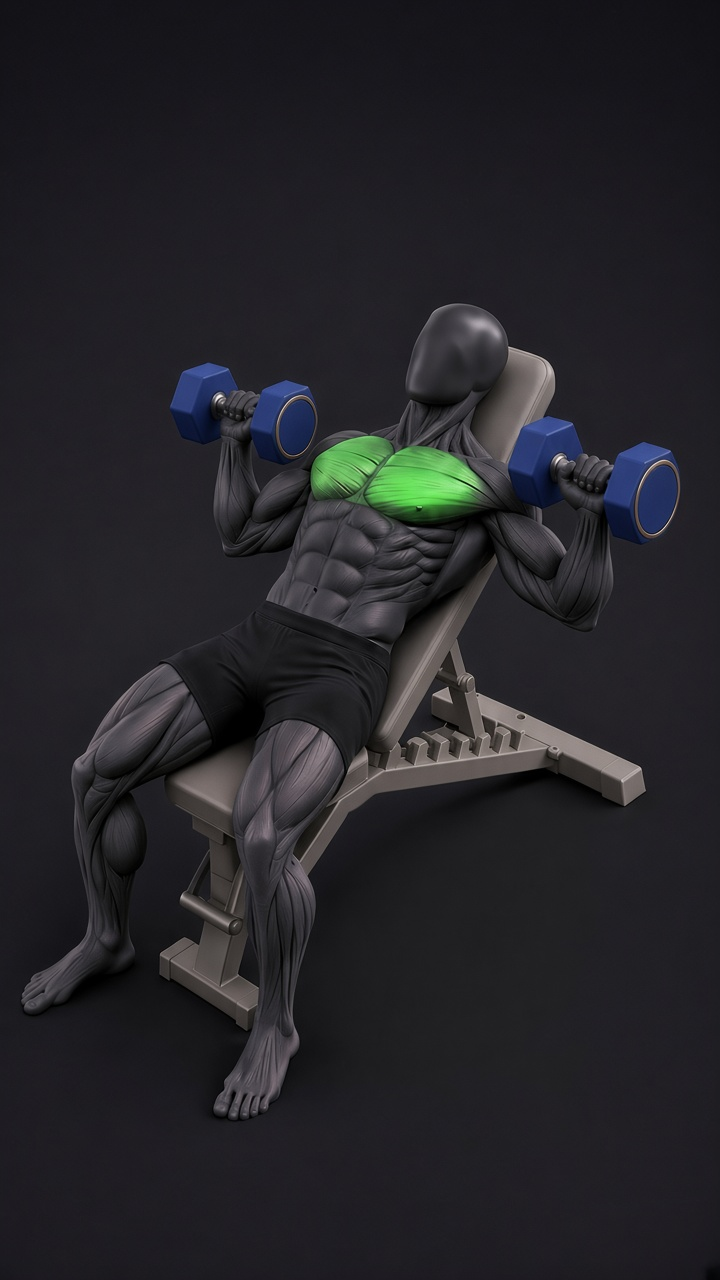
#> input picture inputs/day6_v5/day6_v5_right_start_gen_raw.jpg, 720 x 1280 px
$ python -i gymform_engine.py   (imports and definitions only)
#> lines starting #> are read from the running program, lines starting #| are printed output that depends on the picture
#!/usr/bin/env python3
"""
GymForm 3D — Universal Luxury Biomechanical Reels Engine (v24 Concept B Master)
Confirmed Master Architecture:
1. Concept B Lower-Left UI/UX ("Radial Arc Ring + Floating Pill"):
   - Eliminates rectangular box heaviness: pairs a 4x-supersampled 270° circular dial (`%` + target tag)
     on the left (`cx = 168, cy = 1285`) with a sleek floating rounded capsule (`x = 232..638, y = 1210..1360`).
   - Precision Anatomical Reticle (`◎`) on the active muscle head(s) / X-Ray joint connects via a fine leader line
     directly to the top of the circular dial.
2. Top-Right ONLY Status Emblem (`✕ / ✓` at `x = 912, y = 317`) + Top-Left 3-Torso Dock (`x = 84, y = 248`),
   matching `@demicstory`.
3. Zero Artificial Bottom-Left Darkening (`ll_dim` removed): studio floor & cable machine base look 100% natural.
4. Unmistakable Biomechanical Posture Comparison:
   - Step 1 (`✕`): 3D X-Ray Skeletal Scan (`gym_day1_wrong_i2v.mp4`) showing Humerus, Shoulder & Elbow joint overload.
   - Step 2 (`✕`): True shoulder-pivot forward arm rotation (`+24° ELBOW SWING`) + forward torso lean + red swing vector arrow.
   - Step 3 & 4 (`✓`): Upright posture + `0° LOCKED` vertical elbow alignment axis & green elbow lock ring.
5. Non-Overlapping English Coaching Voiceover (`gap >= 1.75s`).
"""

import asyncio
import math
import os
import shutil
import subprocess
import sys
import wave
from concurrent.futures import ProcessPoolExecutor

import cv2
import numpy as np
from PIL import Image, ImageDraw, ImageFont

W, H = 1080, 1920
FPS = 30
DURATION = 28.0
TOTAL_FRAMES = int(DURATION * FPS)

BASE_DIR = "/workspace/daily_info_reels"
OUT_DIR = os.path.join(BASE_DIR, "output")
TMP_DIR = "/workspace/frames_v24_day1"

CORRECT_I2V = os.path.join(OUT_DIR, "gym_day1_correct_i2v.mp4")
WRONG_I2V = os.path.join(OUT_DIR, "gym_day1_wrong_i2v.mp4")
CORRECT_JPG = os.path.join(OUT_DIR, "gym_day1_correct_plate.jpg")
WRONG_JPG = os.path.join(OUT_DIR, "gym_day1_wrong_plate.jpg")

OUT_MP4 = os.path.join(OUT_DIR, "demic_gym_day1.mp4")
OUT_PREVIEW = os.path.join(OUT_DIR, "day1_v24_qc_preview.jpg")
OUT_COMPARISON = os.path.join(OUT_DIR, "day1_v24_posture_and_anatomy_closeup.jpg")
OUT_HOOK = os.path.join(OUT_DIR, "day1_v24_step0_hook.jpg")
OUT_STEP1 = os.path.join(OUT_DIR, "day1_v24_step1_xray_joint.jpg")
OUT_STEP2 = os.path.join(OUT_DIR, "day1_v24_step2_wrong_muscle.jpg")
OUT_STEP3 = os.path.join(OUT_DIR, "day1_v24_step3_posture_key.jpg")
OUT_STEP4 = os.path.join(OUT_DIR, "day1_v24_step4_target_muscle.jpg")

BG_CHARCOAL = (14, 16, 20)
COL_RED = (255, 62, 50)
COL_GREEN = (24, 226, 105)


def load_font(size: int, bold: bool = True) -> ImageFont.FreeTypeFont:
#> called with size = 36, bold = True
    paths = (
        [
            "/usr/share/fonts/truetype/dejavu/DejaVuSans-Bold.ttf",
            "/usr/share/fonts/truetype/liberation/LiberationSans-Bold.ttf",
        ]
        if bold
        else [
            "/usr/share/fonts/truetype/dejavu/DejaVuSans.ttf",
            "/usr/share/fonts/truetype/liberation/LiberationSans-Regular.ttf",
        ]
    )
    for p in paths:
        if os.path.exists(p):
            return ImageFont.truetype(p, size)
#> further down, picture is the input picture: shape (1280, 720, 3); mean B, G, R 40.4, 36, 36.7
    return ImageFont.load_default()


FONT_DIAL_PCT = load_font(36, bold=True)
FONT_DIAL_TAG = load_font(14, bold=True)
FONT_PILL_KICKER = load_font(17, bold=True)
FONT_PILL_MAIN = load_font(36, bold=True)
FONT_PILL_SUB = load_font(18, bold=True)


def smoothstep(e0: float, e1: float, x: float) -> float:
    t = max(0.0, min(1.0, (x - e0) / max(1e-6, e1 - e0)))
    return t * t * (3.0 - 2.0 * t)


def place_in_studio_canvas_clean(
    mono_res: np.ndarray,
    extra_maps: dict[str, np.ndarray],
    scale: float = 0.84,
    x_shift: int = 34,
    y_shift: int = 50,
) -> tuple[np.ndarray, dict[str, np.ndarray]]:
    """
    Places the resized frame into the 1080x1920 studio canvas with ZERO artificial black patch
    on the bottom-left (`ll_dim` completely removed!).
    """
    target_h, target_w = mono_res.shape[:2]
    x0 = max(0, min(W - target_w, (W - target_w) // 2 + x_shift))
    y0 = max(0, min(H - target_h, (H - target_h) // 2 + y_shift))
    pad_top = y0
    pad_bot = H - (y0 + target_h)
    pad_left = x0
    pad_right = W - (x0 + target_w)

    full_mono = cv2.copyMakeBorder(
        mono_res.astype(np.uint8),
        pad_top, pad_bot, pad_left, pad_right,
        cv2.BORDER_REPLICATE,
    )

    small_bg = cv2.resize(full_mono, (W // 8, H // 8), interpolation=cv2.INTER_AREA)
    small_bg = cv2.GaussianBlur(small_bg, (0, 0), sigmaX=6.0, sigmaY=6.0)
    bg_blur = cv2.resize(small_bg, (W, H), interpolation=cv2.INTER_LINEAR).astype(np.float32)

    yy, xx = np.mgrid[:H, :W].astype(np.float32)
    vig = 1.0 - 0.28 * (((yy - H * 0.50) / (H * 0.55)) ** 2 + ((xx - W * 0.54) / (W * 0.60)) ** 2)
    vig = np.clip(vig, 0.56, 1.0)[:, :, None]
    bg_blur = bg_blur * vig

    mask = np.ones((target_h, target_w), dtype=np.float32)
    feather = 85
    for i in range(feather):
        f = 0.5 - 0.5 * math.cos(math.pi * (i / float(feather)))
        mask[i, :] *= f
        mask[target_h - 1 - i, :] *= f
        mask[:, i] *= f
        mask[:, target_w - 1 - i] *= f

    full_mask = np.zeros((H, W), dtype=np.float32)
    full_mask[y0:y0 + target_h, x0:x0 + target_w] = mask
    full_mask3 = full_mask[:, :, None]

    canvas = (bg_blur * (1.0 - full_mask3) + full_mono.astype(np.float32) * full_mask3).astype(np.uint8)

    out_maps = {}
    for k, arr in extra_maps.items():
        full_arr = np.zeros((H, W), dtype=np.float32)
        full_arr[y0:y0 + target_h, x0:x0 + target_w] = arr * mask
        out_maps[k] = full_arr

    return canvas, out_maps


def prepare_muscle_frame(bgr: np.ndarray) -> dict[str, np.ndarray | float]:
    scale = 0.84
    rgb = cv2.cvtColor(bgr, cv2.COLOR_BGR2RGB).astype(np.float32)
    target_w, target_h = int(W * scale), int(H * scale)
    rgb_res = cv2.resize(rgb, (target_w, target_h), interpolation=cv2.INTER_LANCZOS4)

    r_ch, g_ch, b_ch = rgb_res[:, :, 0], rgb_res[:, :, 1], rgb_res[:, :, 2]
    h_r, w_r = r_ch.shape
    yy_r, xx_r = np.mgrid[:h_r, :w_r].astype(np.float32)

    red_any = np.clip((r_ch - b_ch - 10.0) / 90.0, 0.0, 1.0)
    green_any = np.clip((g_ch - np.maximum(r_ch, b_ch) - 12.0) / 90.0, 0.0, 1.0)

    fiber_lum = 0.32 * r_ch + 0.68 * g_ch
    blur_fine = cv2.GaussianBlur(fiber_lum, (0, 0), sigmaX=1.3, sigmaY=1.3)
    blur_med = cv2.GaussianBlur(fiber_lum, (0, 0), sigmaX=4.2, sigmaY=4.2)
    blur_wide = cv2.GaussianBlur(fiber_lum, (0, 0), sigmaX=11.0, sigmaY=11.0)

    fiber_detail = fiber_lum + (fiber_lum - blur_fine) * 2.50 + (blur_fine - blur_med) * 1.30
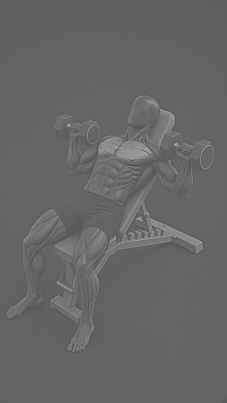
#> fiber_detail: shape (1612, 907) float32 (shown at 1/4 size); min -285.2, max 517.1, mean 36.2; drawn with min black and max white
    fiber_norm_res = np.clip((fiber_detail - 26.0) / 190.0, 0.0, 1.0)
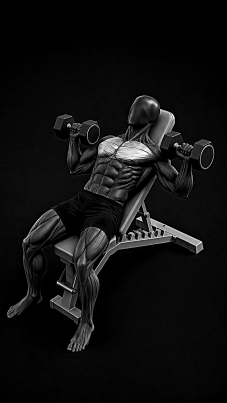
#> fiber_norm_res: shape (1612, 907) float32 (shown at 1/4 size); min 0, max 1, mean 0.0645
    natural_sulcus_res = np.clip((blur_wide - blur_fine - 4.0) / 28.0, 0.0, 1.0)
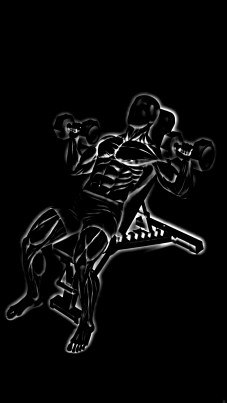
#> natural_sulcus_res: shape (1612, 907) float32 (shown at 1/4 size); min 0, max 1, mean 0.034

    non_red_lum = 0.25 * g_ch + 0.75 * b_ch
    sculpted_grey_muscle = 42.0 + 136.0 * (fiber_norm_res ** 1.06)

    arm_ellipse = np.exp(-(((xx_r - 658.0) / 76.0) ** 2 + ((yy_r - 612.0) / 155.0) ** 2))
    arm_zone = np.clip((arm_ellipse - 0.12) / 0.55, 0.0, 1.0)

    red_replacement = non_red_lum * (1.0 - arm_zone) + sculpted_grey_muscle * arm_zone
    base_lum = 0.299 * r_ch + 0.587 * g_ch + 0.114 * b_ch
    neutral_lum = base_lum * (1.0 - red_any) + red_replacement * red_any

    hand_sculpt_lum = 65.0 + 0.65 * r_ch
    neutral_lum = neutral_lum * (1.0 - green_any) + hand_sculpt_lum * green_any
    neutral_lum = np.clip(neutral_lum, 14.0, 240.0)

    rb_strict = np.clip((r_ch - b_ch - 108.0) / 88.0, 0.0, 1.0)
#> rb_strict: shape (1612, 907) float32; every value is 0
    r_strict = np.clip((r_ch - 152.0) / 62.0, 0.0, 1.0)
    red_core_res = rb_strict * r_strict * arm_zone
    red_core_res = cv2.GaussianBlur(red_core_res, (0, 0), sigmaX=1.2, sigmaY=1.2)

    norm = neutral_lum / 255.0
    mono_r = BG_CHARCOAL[0] + (234 - BG_CHARCOAL[0]) * (norm ** 0.92)
    mono_g = BG_CHARCOAL[1] + (238 - BG_CHARCOAL[1]) * (norm ** 0.92)
    mono_b = BG_CHARCOAL[2] + (244 - BG_CHARCOAL[2]) * (norm ** 0.92)
    mono_res = np.stack([mono_r, mono_g, mono_b], axis=2)

    canvas, maps = place_in_studio_canvas_clean(
        mono_res,
        {
            "fiber_norm": fiber_norm_res,
            "red_core": red_core_res,
            "natural_sulcus": natural_sulcus_res,
        },
        scale=scale,
        x_shift=34,
        y_shift=50,
    )
#> in place_in_studio_canvas_clean, `small_bg = cv2.GaussianBlur(small_bg, (0, 0), sigmaX=6.0, sigmaY=6.0)`:
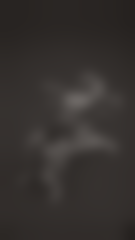
#> small_bg: shape (240, 135, 3); mean of channels 0, 1, 2 46.9, 49.2, 53.6; drawn as B, G, R
#> after the loop in place_in_studio_canvas_clean, `for i in range(feather):`:
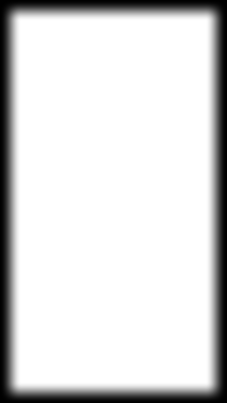
#> mask: shape (1612, 907) float32 (shown at 1/4 size); min 0, max 1, mean 0.857
#> in place_in_studio_canvas_clean, `full_mask[y0:y0 + target_h, x0:x0 + target_w] = mask`:
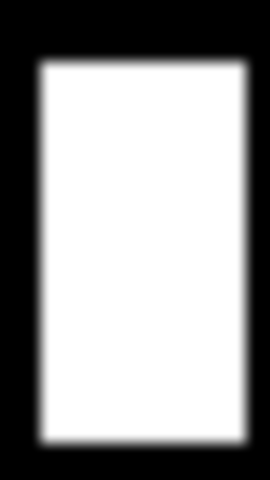
#> full_mask: shape (1920, 1080) float32 (shown at 1/4 size); min 0, max 1, mean 0.604
#> the loop in place_in_studio_canvas_clean, `for k, arr in extra_maps.items():` made 3 passes
#> k on passes 1 to 3: 'fiber_norm', 'red_core', 'natural_sulcus'
#> after the loop in place_in_studio_canvas_clean, `for k, arr in extra_maps.items():`:
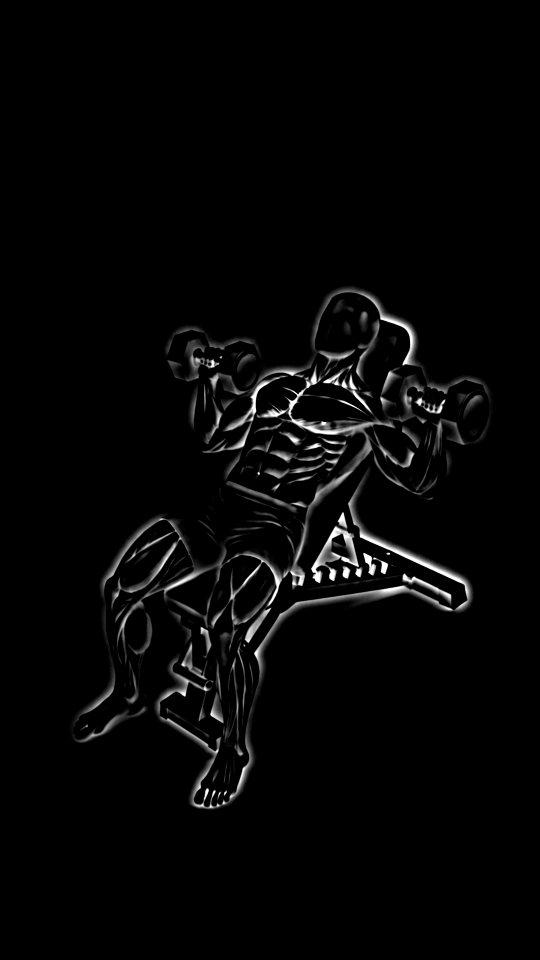
#> full_arr: shape (1920, 1080) float32 (shown at 1/2 size); min 0, max 1, mean 0.0238
#> after the loop in place_in_studio_canvas_clean, `for k, arr in extra_maps.items():`: out_maps = 3 items
#> maps = 3 items

    rc = maps["red_core"]
#> rc: shape (1920, 1080) float32; every value is 0
    m_ys, m_xs = np.where(rc > 0.22)
#> m_ys = empty array; m_xs = empty array
    if len(m_ys) > 40:
        y_top = float(np.percentile(m_ys, 4))
        y_bot = float(np.percentile(m_ys, 96))
        x_med = float(np.median(m_xs))
    else:
        y_top, y_bot, x_med = 630.0, 855.0, 730.0

    return {
        "mono": canvas,
        "fiber_norm": maps["fiber_norm"],
        "red_core": rc,
        "natural_sulcus": maps["natural_sulcus"],
        "y_top": y_top,
        "y_bot": y_bot,
        "x_med": x_med,
    }


# [499 lines left out: functions prepare_xray_bone_frame, apply_dramatic_elbow_swing_posture, render_xray_skeletal_frame, render_targeted_muscle_frame, draw_kinematic_posture_indicator, draw_concept_b_radial_ring_pill_hud and 2 more, not called in this run]


PHASES = [
    {
        "idx": 0,
        "t_start": 0.0,
        "t_end": 4.0,
        "is_wrong": False,
        "target_mode": "triceps_lat_long",
        "active_slot": 2,
        "dial_tag": "TRICEPS",
        "pct_range": (88, 96),
        "kicker": "TRICEPS BRACHII · 3 HEADS",
        "line1": "ROPE PUSHDOWN",
        "line2": "0° LOCKED ELBOW ISOLATION",
        "reps": 1.0,
    },
    {
        "idx": 1,
        "t_start": 4.0,
        "t_end": 11.5,
        "is_wrong": True,
        "target_mode": "xray_joint",
        "active_slot": 0,
        "dial_tag": "JOINT LOAD",
        "pct_range": (78, 89),
        "kicker": "X-RAY · HUMERUS & SHOULDER",
        "line1": "SHOULDER ROLL",
        "line2": "84% JOINT SHEAR · 16% TRICEPS",
        "reps": 2.0,
    },
    {
        "idx": 2,
        "t_start": 11.5,
        "t_end": 18.5,
        "is_wrong": True,
        "target_mode": "anterior_deltoid",
        "active_slot": 1,
        "dial_tag": "DELT STEAL",
        "pct_range": (68, 76),
        "kicker": "ANTERIOR DELTOID OVERLOAD",
        "line1": "ELBOW SWING",
        "line2": "+24° DRIFT · TRICEPS DROPS TO 26%",
        "reps": 2.0,
    },
    {
        "idx": 3,
        "t_start": 18.5,
        "t_end": 23.5,
        "is_wrong": False,
        "target_mode": "triceps_lat_long",
        "active_slot": 2,
        "dial_tag": "LAT & LONG",
        "pct_range": (86, 95),
        "kicker": "LATERAL & LONG HEAD FOCUS",
        "line1": "PIN ELBOWS",
        "line2": "0° HINGE · 95% TRICEPS TENSION",
        "reps": 1.5,
    },
    {
        "idx": 4,
        "t_start": 23.5,
        "t_end": 28.0,
        "is_wrong": False,
        "target_mode": "triceps_all_three",
        "active_slot": 2,
        "dial_tag": "3 HEADS",
        "pct_range": (92, 99),
        "kicker": "LATERAL · LONG · MEDIAL",
        "line1": "4 × 12 REPS",
        "line2": "SPREAD ROPE AT FULL LOCKOUT",
        "reps": 1.5,
    },
]


# [64 lines not run here, left out]


GLOBAL_MUSCLE_POOL: list[dict[str, np.ndarray | float]] = []
GLOBAL_XRAY_POOL: list[dict[str, np.ndarray | float]] = []
GLOBAL_TORSO_ICONS: list[tuple[Image.Image, Image.Image]] = []


# [156 lines left out: functions load_pools, render_single_frame, generate_previews_and_closeup, build_full_mp4, not called in this run]


# [4 lines not run here, left out]

>>> import cv2
>>> picture = cv2.imread('inputs/day6_v5/day6_v5_right_start_gen_raw.jpg')
>>> result = prepare_muscle_frame(picture)
#> result = 7 items
